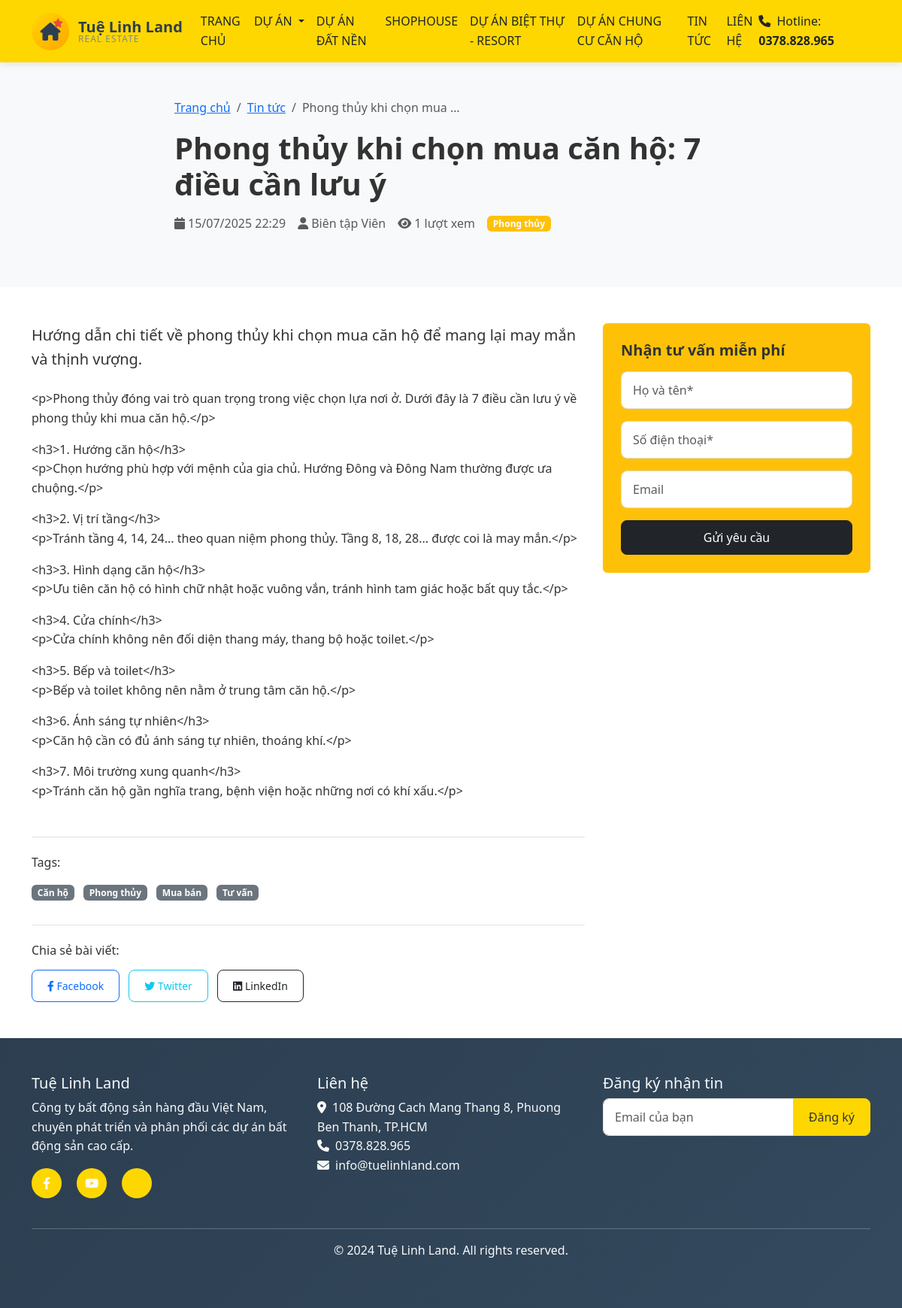
/tin-tuc/phong-thuy-khi-chon-mua-can-ho-7-dieu-can-luu-y/, run on the app's committed database.
### news/models.py (models this page shows, shortened)
class News(models.Model):
    STATUS_CHOICES = [
        ('draft', 'Bản nháp'),
        ('published', 'Đã xuất bản'),
        ('archived', 'Lưu trữ'),
    ]
    title = models.CharField(max_length=200, verbose_name="Tiêu đề")
    slug = models.SlugField(unique=True, verbose_name="Slug")
    excerpt = models.TextField(max_length=300, verbose_name="Tóm tắt")
    content = models.TextField(verbose_name="Nội dung")
    featured_image = models.ImageField(
        upload_to='news/images/',
        blank=True,
        null=True,
        verbose_name="Ảnh đại diện"
    )
    category = models.ForeignKey(
        Category,
        on_delete=models.CASCADE,
        related_name='news',
        verbose_name="Danh mục"
    )
    author = models.ForeignKey(
        User,
        on_delete=models.CASCADE,
        verbose_name="Tác giả"
    )
    status = models.CharField(
        max_length=20,
        choices=STATUS_CHOICES,
        default='draft',
        verbose_name="Trạng thái"
    )
    is_featured = models.BooleanField(default=False, verbose_name="Tin nổi bật")
    views_count = models.PositiveIntegerField(default=0, verbose_name="Lượt xem")
    created_at = models.DateTimeField(auto_now_add=True, verbose_name="Ngày tạo")
    updated_at = models.DateTimeField(auto_now=True, verbose_name="Ngày cập nhật")
    published_at = models.DateTimeField(blank=True, null=True, verbose_name="Ngày xuất bản")
    class Meta:
        verbose_name = "Tin tức"
        verbose_name_plural = "Tin tức"
        ordering = ['-published_at', '-created_at']
    def save(self, *args, **kwargs):
        if not self.slug:
            self.slug = vietnamese_slugify(self.title)
        original_slug = self.slug
        counter = 1
        while News.objects.filter(slug=self.slug).exclude(pk=self.pk).exists():
            self.slug = f"{original_slug}-{counter}"
            counter += 1
        if self.status == 'published' and not self.published_at:
            self.published_at = timezone.now()
        super().save(*args, **kwargs)

class Category(models.Model):
    name = models.CharField(max_length=100, verbose_name="Tên danh mục")
    slug = models.SlugField(unique=True, verbose_name="Slug")
    description = models.TextField(blank=True, verbose_name="Mô tả")
    created_at = models.DateTimeField(auto_now_add=True)
    class Meta:
        verbose_name = "Danh mục"
        verbose_name_plural = "Danh mục"
        ordering = ['name']

class NewsTag(models.Model):
    name = models.CharField(max_length=50, unique=True, verbose_name="Tên tag")
    slug = models.SlugField(unique=True, verbose_name="Slug")
    class Meta:
        verbose_name = "Tag"
        verbose_name_plural = "Tags"

### news/views.py (the view)
# urls.py: re_path(r'^(?P<slug>[-\w]+)/$', views.news_detail, name='detail'),
def news_detail(request, slug):
    news = get_object_or_404(News, slug=slug, status='published')
    news.views_count += 1
    news.save(update_fields=['views_count'])
    related_news = News.objects.filter(
        status='published',
        category=news.category
    ).exclude(id=news.id)[:4]
    tags = NewsTag.objects.filter(newstagrelation__news=news)
    context = {
        'news': news,
        'related_news': related_news,
        'tags': tags,
    }
    return render(request, 'news/news_detail.html', context)

### templates/news/news_detail.html (shortened to what this page needs)
{% extends 'base.html' %}
{% load static %}
{% block content %}
<section class="article-header py-5 bg-light">
    <div class="container">
        <div class="row">
            <div class="col-lg-8 mx-auto">
                <nav aria-label="breadcrumb">
                    <ol class="breadcrumb">
                        <li class="breadcrumb-item"><a href="{% url 'frontend:home' %}">Trang chủ</a></li>
                        <li class="breadcrumb-item"><a href="{% url 'news:list' %}">Tin tức</a></li>
                        <li class="breadcrumb-item active">{{ news.title|truncatewords:5 }}</li>
                    </ol>
                </nav>
                <h1 class="fw-bold mb-3">{{ news.title }}</h1>
                <div class="article-meta d-flex flex-wrap align-items-center text-muted mb-4">
                    <span class="me-3">
                        <i class="fas fa-calendar me-1"></i>{{ news.published_at|date:"d/m/Y H:i" }}
                    </span>
                    <span class="me-3">
                        <i class="fas fa-user me-1"></i>{{ news.author.get_full_name|default:news.author.username }}
                    </span>
                    <span class="me-3">
                        <i class="fas fa-eye me-1"></i>{{ news.views_count }} lượt xem
                    </span>
                    <span class="badge bg-warning">{{ news.category.name }}</span>
                </div>
            </div>
        </div>
    </div>
</section>
<section class="article-content py-5">
    <div class="container">
        <div class="row">
            <div class="col-lg-8">
                <div class="article-body">
                    <div class="lead mb-4">{{ news.excerpt }}</div>
                    <div class="content">{{ news.content|linebreaks }}</div>
                </div>
                {% if tags %}
                <div class="article-tags mt-5 pt-4 border-top">
                    <h6 class="mb-3">Tags:</h6>
                    {% for tag in tags %}
                    <span class="badge bg-secondary me-2 mb-2">{{ tag.name }}</span>
                    {% endfor %}
                </div>
                {% endif %}
                <div class="article-share mt-4 pt-4 border-top">
                    <h6 class="mb-3">Chia sẻ bài viết:</h6>
                    <div class="share-buttons">
                        <a href="https://www.facebook.com/sharer/sharer.php?u={{ request.build_absolute_uri }}"
                           class="btn btn-outline-primary btn-sm me-2" target="_blank">
                            <i class="fab fa-facebook-f"></i> Facebook
                        </a>
                        <a href="https://twitter.com/intent/tweet?url={{ request.build_absolute_uri }}&text={{ news.title }}"
                           class="btn btn-outline-info btn-sm me-2" target="_blank">
                            <i class="fab fa-twitter"></i> Twitter
                        </a>
                        <a href="https://www.linkedin.com/sharing/share-offsite/?url={{ request.build_absolute_uri }}"
                           class="btn btn-outline-dark btn-sm me-2" target="_blank">
                            <i class="fab fa-linkedin"></i> LinkedIn
                        </a>
                    </div>
                </div>
            </div>
            <div class="col-lg-4">
                <div class="sidebar">
                    <div class="contact-form-sidebar bg-warning p-4 rounded">
                        <h5 class="fw-bold mb-3">Nhận tư vấn miễn phí</h5>
                        <form id="sidebarContactForm">
                            <div class="mb-3">
                                <input type="text" name="name" class="form-control" placeholder="Họ và tên*" required>
                            </div>
                            <div class="mb-3">
                                <input type="tel" name="phone" class="form-control" placeholder="Số điện thoại*" required>
                            </div>
                            <div class="mb-3">
                                <input type="email" name="email" class="form-control" placeholder="Email">
                            </div>
                            <button type="submit" class="btn btn-dark w-100">Gửi yêu cầu</button>
                        </form>
                    </div>
                </div>
            </div>
        </div>
    </div>
</section>
{% endblock %}

### static/css/style.css (style rules this page uses)
:root { --primary-color: #FFD700; --secondary-color: #333; --accent-color: #007bff; --text-color: #333; --light-bg: #f8f9fa; }
body { font-family: 'Segoe UI', Tahoma, Geneva, Verdana, sans-serif; line-height: 1.6; color: var(--text-color); }
.form-control { border-radius: 8px; border: 1px solid #ddd; padding: 12px 15px; transition: border-color 0.3s ease, box-shadow 0.3s ease; }
.btn { border-radius: 8px; padding: 10px 20px; font-weight: 500; transition: all 0.3s ease; }
html { scroll-behavior: smooth; }

### data on the page
News: title "Phong thủy khi chọn mua …", title "Phong thủy khi chọn mua căn hộ: 7 điều cần lưu ý", published_at "15/07/2025 22:29", author.get_full_name "Biên tập Viên", views_count "1", category.name "Phong thủy", excerpt "Hướng dẫn chi tiết về phong thủy khi chọn mua căn hộ để mang lại may mắn và thịnh vượng.", content "<p>Phong thủy đóng vai trò quan trọng trong việc chọn lựa nơi ở. Dưới đây là 7 điều cần lưu ý về phong thủy khi mua căn hộ.</p> <h3>1. Hướng căn hộ</h3> <p>Chọn hướng phù hợp với mệnh của gia chủ. Hướng Đông và Đông Nam thường được ưa chuộng.</p> <h3>2. Vị trí tầng</h3> <p>Tránh tầng 4, 14, 24... theo quan niệm phong thủy. Tầng 8, 18, 28... được coi là may mắn.</p> <h3>3. Hình dạng căn hộ</h3> <p>Ưu tiên căn hộ có hình chữ nhật hoặc vuông vắn, tránh hình tam giác hoặc bất quy tắc.</p> <h3>4. Cửa chính</h3> <p>Cửa chính không nên đối diện thang máy, thang bộ hoặc toilet.</p> <h3>5. Bếp và toilet</h3> <p>Bếp và toilet không nên nằm ở trung tâm căn hộ.</p> <h3>6. Ánh sáng tự nhiên</h3> <p>Căn…"
NewsTag: name "Căn hộ"
NewsTag: name "Phong thủy"
NewsTag: name "Mua bán"
NewsTag: name "Tư vấn"
